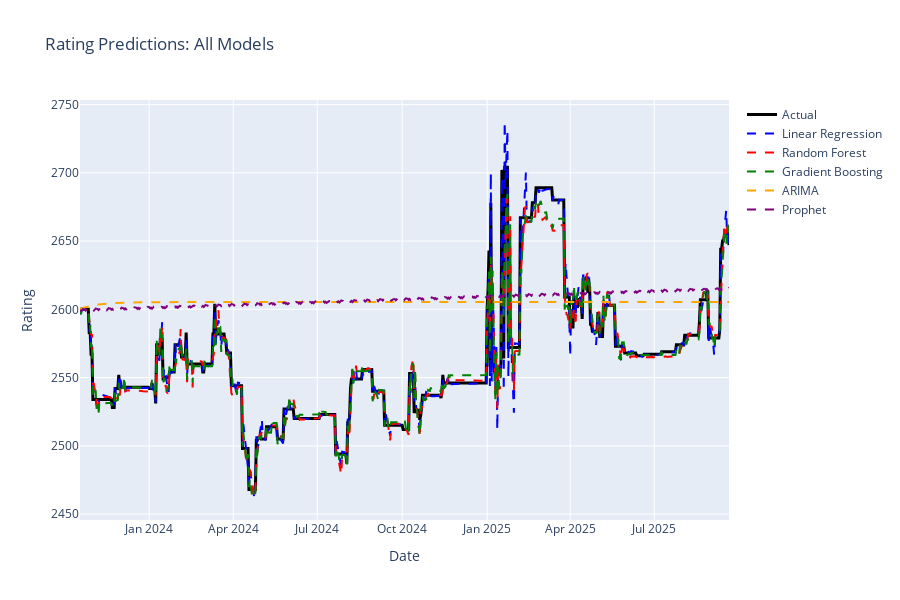

Write notebook code for a chart like this one.
### Markdown cell above
### visualize predictions

### Code cell
# Plot actual vs predicted for all models
fig = go.Figure()
# Actual values
fig.add_trace(go.Scatter(x=dates_test, y=y_test,
                         mode='lines', name='Actual',
                         line=dict(color='black', width=3)))
# Model predictions
colors = ['blue', 'red', 'green', 'orange', 'purple']
for i, (model_name, metrics) in enumerate(results.items()):
    if metrics is not None and 'predictions' in metrics:
        fig.add_trace(go.Scatter(x=dates_test, y=metrics['predictions'],
                                 mode='lines', name=model_name,
                                 line=dict(color=colors[i % len(colors)], width=2, dash='dash')))
fig.update_layout(
    title='Rating Predictions: All Models',
    xaxis_title='Date',
    yaxis_title='Rating',
    height=600,
    hovermode='x unified'
)
fig.show()

### Figure 1 — Plotly figure (JSON) as saved in the notebook; plotly's stock layout.template omitted (floating-point values rounded to 4 significant figures; data arrays with more than 128 entries replaced by an {"elided": "..."} marker saying what was removed)
{"data": [{"line": {"color": "black", "width": 3}, "mode": "lines", "name": "Actual", "type": "scatter", "x": {"elided": "704 str values"}, "y": {"elided": "704 float values"}}, {"line": {"color": "blue", "dash": "dash", "width": 2}, "mode": "lines", "name": "Linear Regression", "type": "scatter", "x": {"elided": "704 str values"}, "y": {"elided": "704 float values"}}, {"line": {"color": "red", "dash": "dash", "width": 2}, "mode": "lines", "name": "Random Forest", "type": "scatter", "x": {"elided": "704 str values"}, "y": {"elided": "704 float values"}}, {"line": {"color": "green", "dash": "dash", "width": 2}, "mode": "lines", "name": "Gradient Boosting", "type": "scatter", "x": {"elided": "704 str values"}, "y": {"elided": "704 float values"}}, {"line": {"color": "orange", "dash": "dash", "width": 2}, "mode": "lines", "name": "ARIMA", "type": "scatter", "x": {"elided": "704 str values"}, "y": {"elided": "704 float values"}}, {"line": {"color": "purple", "dash": "dash", "width": 2}, "mode": "lines", "name": "Prophet", "type": "scatter", "x": {"elided": "704 str values"}, "y": {"elided": "704 float values"}}], "layout": {"height": 600, "hovermode": "x unified", "title": {"text": "Rating Predictions: All Models"}, "xaxis": {"title": {"text": "Date"}}, "yaxis": {"title": {"text": "Rating"}}}}
